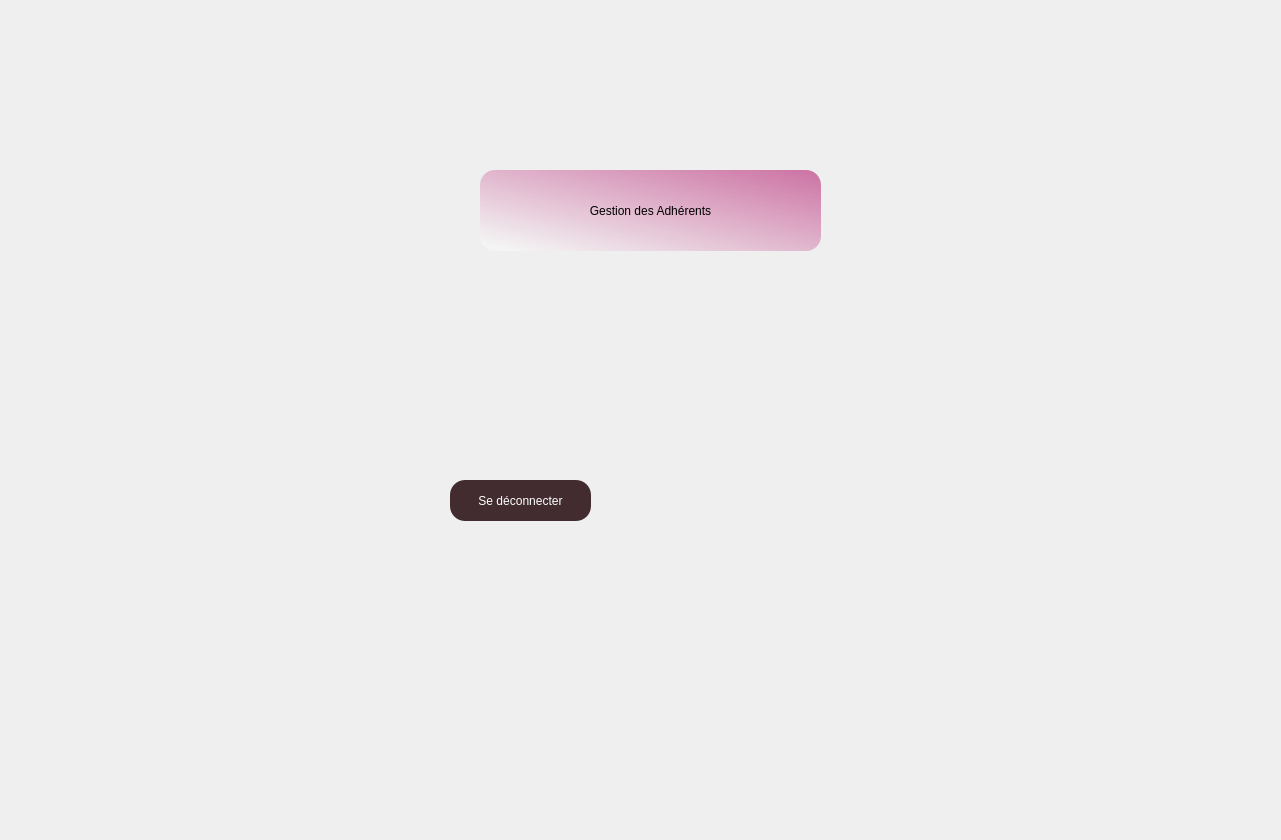
    <widget class="QWidget" name="Page_acceuil_2">
     <widget class="QLabel" name="label_42">
      <property name="geometry">
       <rect>
        <x>0</x>
        <y>0</y>
        <width>1272</width>
        <height>831</height>
       </rect>
      </property>
      <property name="minimumSize">
       <size>
        <width>1272</width>
        <height>831</height>
       </size>
      </property>
      <property name="text">
       <string/>
      </property>
      <property name="pixmap">
       <pixmap>../other(img)/Brown &amp; Deep Green Illustration International Day Of Charity (1).png</pixmap>
      </property>
     </widget>
     <widget class="QPushButton" name="pushButton_16">
      <property name="geometry">
       <rect>
        <x>480</x>
        <y>170</y>
        <width>341</width>
        <height>81</height>
       </rect>
      </property>
      <property name="styleSheet">
       <string notr="true"> *{ background:qlineargradient(spread:pad, x1:0.058, y1:0.948864, x2:1, y2:0, stop:0 rgba(255, 255, 255, 74), stop:1 rgba(204, 114, 163, 255));
	font: 75 italic 12pt &quot;Times New Roman&quot;;border-radius:15px;
}
</string>
      </property>
      <property name="text">
       <string> Gestion des Adhérents </string>
      </property>
     </widget>
     <widget class="QPushButton" name="pushButton_17">
      <property name="geometry">
       <rect>
        <x>450</x>
        <y>480</y>
        <width>141</width>
        <height>41</height>
       </rect>
      </property>
      <property name="styleSheet">
       <string notr="true">#pushButton_17
{
font: 12pt &quot;Times New Roman&quot;;
background:#422c30;
color:white;
border-radius:15px;
}
#pushButton_17::hover
{
font: 12pt &quot;Times New Roman&quot;;
background:brown;
color:white;
border-radius:15px;
}</string>
      </property>
      <property name="text">
       <string>Se déconnecter</string>
      </property>
     </widget>
    </widget>
